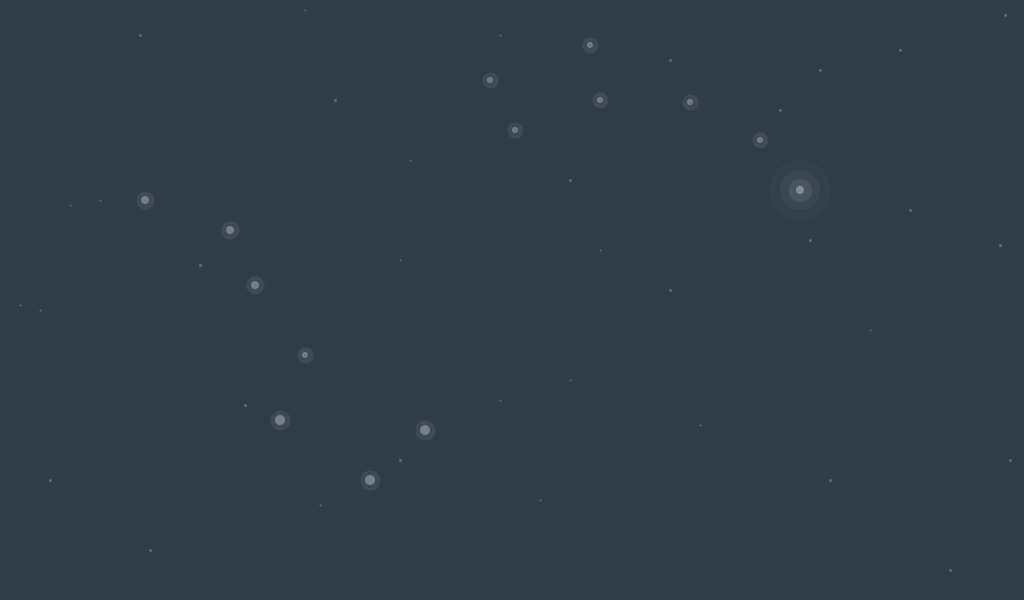
Frame 1 (no input)
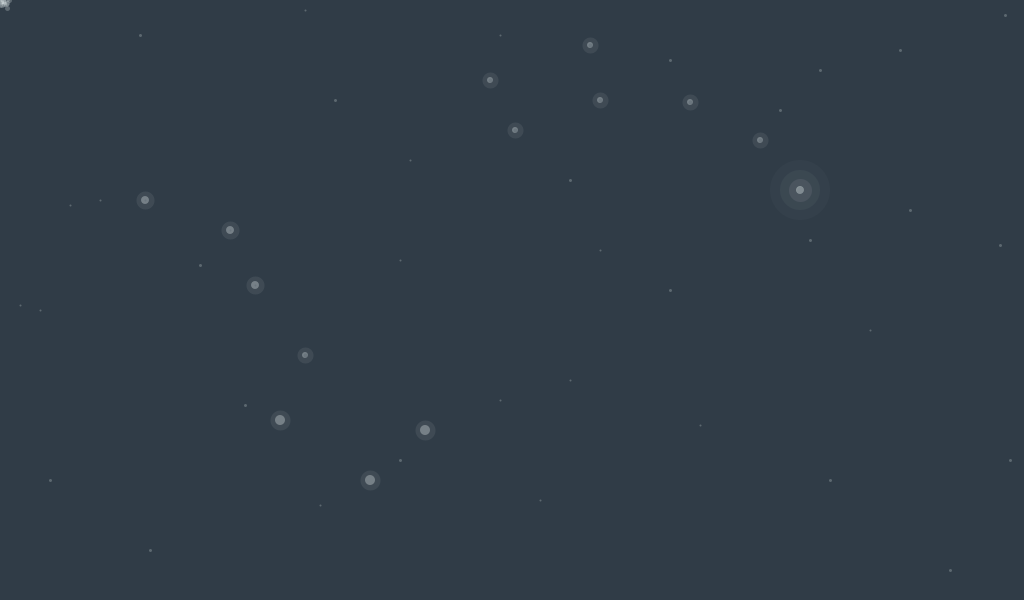
Frame 60 (the mouse pressed at the canvas centre just before this capture)
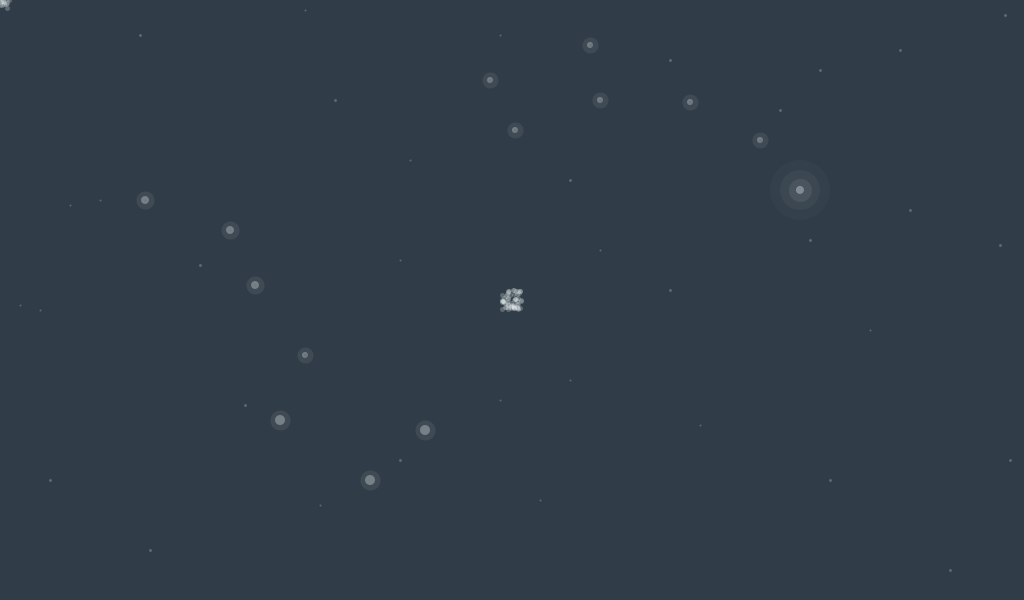
Frame 120 (the mouse held since frame 60 and released just before this capture)

The Processing sketch that drew these frames (run headless with seeded random() and noise(); from frame 60 on, the mouse is pressed at the canvas centre):

// Processing sketch: teresa_night_animate
// ── teresa_night_animate.pde
void setup(){
size(1024, 600);
background(48, 60, 71);

//stars 1
stroke(236, 246, 245, 60);
strokeWeight(2);
point(100, 200);
point(70, 205);
point(20, 305);
point(305, 10);
point(500, 35);
point(40, 310);
point(400, 260);
point(320, 505);
point(500, 400);
point(410, 160);
point(570, 380);
point(700, 425);
point(540, 500);
point(600, 250);
point(870, 330);

//stars 2
strokeWeight(3);
point(830, 480);
point(810, 240);
point(910, 210);
point(780, 110);
point(335, 100);
point(245, 405);
point(1005, 15);
point(670, 60);
point(900, 50);
point(820, 70);
point(570, 180);
point(400, 460);
point(50, 480);
point(1010, 460);
point(140, 35);
point(200, 265);
point(1000, 245);
point(150, 550);
point(950, 570);
point(670, 290);


//constellations
stroke(236, 246, 245, 20);
strokeWeight(10);
fill(236, 246, 245, 80);

//ursa major
ellipse(145, 200, 8, 8);
ellipse(230, 230, 8, 8);
ellipse(255, 285, 8, 8);
ellipse(305, 355, 6, 6);
ellipse(280, 420, 10, 10);
ellipse(370, 480, 10, 10);
ellipse(425, 430, 10, 10);

//ursa minor
ellipse(490, 80, 6, 6);
ellipse(590, 45, 6, 6);
ellipse(515, 130, 6, 6);
ellipse(600, 100, 6, 6);
ellipse(690, 102, 6, 6);
ellipse(760, 140, 6, 6);

//polaris
fill(236, 246, 245, 100);
strokeWeight(15);
ellipse(800, 190, 8, 8);
noStroke();
fill(236, 246, 245, 10);
ellipse(800, 190, 40, 40);
fill(236, 246, 245, 5);
ellipse(800, 190, 60, 60);
}

void draw(){
//sparkle cursor
stroke(236, 246, 245, 60);
strokeWeight(5);
point(random(mouseX-10, mouseX+10), random(mouseY-10, mouseY+10));
}
